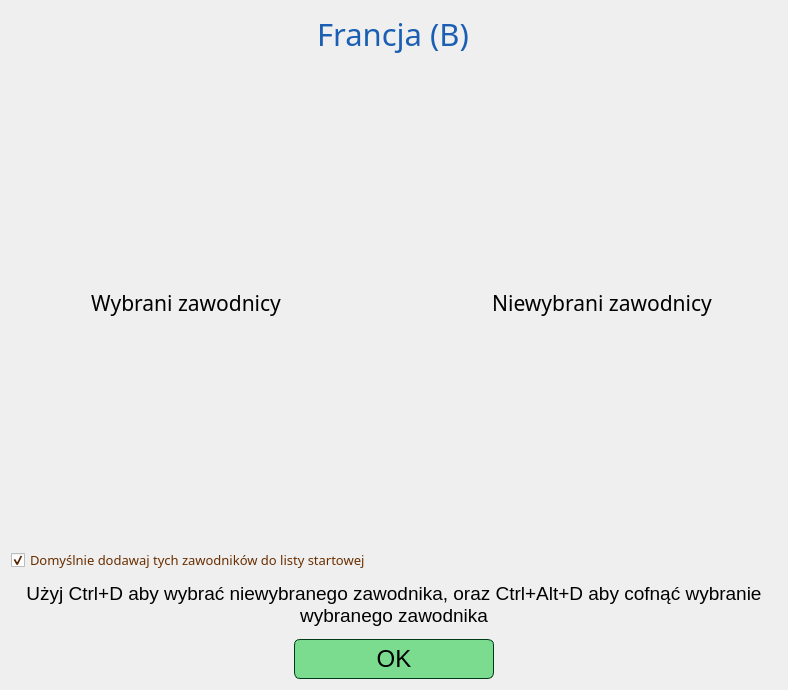
<?xml version="1.0" encoding="UTF-8"?>
<ui version="4.0">
 <class>JumpersListEditorWindow</class>
 <widget class="QDialog" name="JumpersListEditorWindow">
  <property name="geometry">
   <rect>
    <x>0</x>
    <y>0</y>
    <width>788</width>
    <height>690</height>
   </rect>
  </property>
  <property name="windowTitle">
   <string>Edytor listy zawodników</string>
  </property>
  <layout class="QVBoxLayout" name="verticalLayout_3">
   <item>
    <layout class="QHBoxLayout" name="horizontalLayout">
     <item>
      <widget class="QLineEdit" name="lineEdit">
       <property name="font">
        <font>
         <family>Quicksand Medium</family>
         <pointsize>23</pointsize>
        </font>
       </property>
       <property name="styleSheet">
        <string notr="true">QLineEdit{
color: rgb(26, 95, 180);
background: transparent;
border: none;
}</string>
       </property>
       <property name="text">
        <string>Francja (B)</string>
       </property>
       <property name="alignment">
        <set>Qt::AlignCenter</set>
       </property>
      </widget>
     </item>
    </layout>
   </item>
   <item>
    <layout class="QHBoxLayout" name="horizontalLayout_2">
     <item>
      <layout class="QVBoxLayout" name="verticalLayout_2" stretch="0,1">
       <item>
        <widget class="QLabel" name="label">
         <property name="font">
          <font>
           <family>Quicksand Medium</family>
           <pointsize>16</pointsize>
           <bold>false</bold>
          </font>
         </property>
         <property name="text">
          <string>Wybrani zawodnicy</string>
         </property>
         <property name="alignment">
          <set>Qt::AlignCenter</set>
         </property>
        </widget>
       </item>
       <item>
        <layout class="QVBoxLayout" name="verticalLayout_selected"/>
       </item>
      </layout>
     </item>
     <item>
      <spacer name="horizontalSpacer_3">
       <property name="orientation">
        <enum>Qt::Horizontal</enum>
       </property>
       <property name="sizeType">
        <enum>QSizePolicy::Maximum</enum>
       </property>
       <property name="sizeHint" stdset="0">
        <size>
         <width>60</width>
         <height>20</height>
        </size>
       </property>
      </spacer>
     </item>
     <item>
      <layout class="QVBoxLayout" name="verticalLayout" stretch="0,1">
       <item>
        <widget class="QLabel" name="label_2">
         <property name="font">
          <font>
           <family>Quicksand Medium</family>
           <pointsize>16</pointsize>
           <bold>false</bold>
          </font>
         </property>
         <property name="text">
          <string>Niewybrani zawodnicy</string>
         </property>
         <property name="alignment">
          <set>Qt::AlignCenter</set>
         </property>
        </widget>
       </item>
       <item>
        <layout class="QVBoxLayout" name="verticalLayout_unselected"/>
       </item>
      </layout>
     </item>
    </layout>
   </item>
   <item>
    <widget class="QCheckBox" name="checkBox_default">
     <property name="font">
      <font>
       <family>Quicksand SemiBold</family>
       <pointsize>10</pointsize>
       <bold>false</bold>
      </font>
     </property>
     <property name="styleSheet">
      <string notr="true">color: rgb(105, 46, 0);</string>
     </property>
     <property name="text">
      <string>Domyślnie dodawaj tych zawodników do listy startowej</string>
     </property>
     <property name="checked">
      <bool>true</bool>
     </property>
    </widget>
   </item>
   <item>
    <widget class="QTextEdit" name="textEdit_shortcuts">
     <property name="sizePolicy">
      <sizepolicy hsizetype="Expanding" vsizetype="Maximum">
       <horstretch>0</horstretch>
       <verstretch>0</verstretch>
      </sizepolicy>
     </property>
     <property name="maximumSize">
      <size>
       <width>16777215</width>
       <height>55</height>
      </size>
     </property>
     <property name="font">
      <font>
       <pointsize>10</pointsize>
      </font>
     </property>
     <property name="styleSheet">
      <string notr="true">background: transparent; border: none; color: black;</string>
     </property>
     <property name="tabChangesFocus">
      <bool>false</bool>
     </property>
     <property name="documentTitle">
      <string/>
     </property>
     <property name="html">
      <string>&lt;!DOCTYPE HTML PUBLIC &quot;-//W3C//DTD HTML 4.0//EN&quot; &quot;http://www.w3.org/TR/REC-html40/strict.dtd&quot;&gt;
&lt;html&gt;&lt;head&gt;&lt;meta name=&quot;qrichtext&quot; content=&quot;1&quot; /&gt;&lt;meta charset=&quot;utf-8&quot; /&gt;&lt;style type=&quot;text/css&quot;&gt;
p, li { white-space: pre-wrap; }
hr { height: 1px; border-width: 0; }
li.unchecked::marker { content: &quot;\2610&quot;; }
li.checked::marker { content: &quot;\2612&quot;; }
&lt;/style&gt;&lt;/head&gt;&lt;body style=&quot; font-family:'Segoe UI'; font-size:10pt; font-weight:400; font-style:normal;&quot;&gt;
&lt;p align=&quot;center&quot; style=&quot; margin-top:0px; margin-bottom:0px; margin-left:0px; margin-right:0px; -qt-block-indent:0; text-indent:0px;&quot;&gt;&lt;span style=&quot; font-family:'Ubuntu'; font-size:14pt;&quot;&gt;Użyj Ctrl+D aby wybrać niewybranego zawodnika, oraz Ctrl+Alt+D aby cofnąć wybranie wybranego zawodnika&lt;/span&gt;&lt;/p&gt;&lt;/body&gt;&lt;/html&gt;</string>
     </property>
     <property name="textInteractionFlags">
      <set>Qt::NoTextInteraction</set>
     </property>
    </widget>
   </item>
   <item>
    <layout class="QHBoxLayout" name="horizontalLayout_OKButton_2">
     <item>
      <spacer name="horizontalSpacer_4">
       <property name="orientation">
        <enum>Qt::Horizontal</enum>
       </property>
       <property name="sizeHint" stdset="0">
        <size>
         <width>40</width>
         <height>20</height>
        </size>
       </property>
      </spacer>
     </item>
     <item>
      <widget class="QPushButton" name="pushButton_submit">
       <property name="minimumSize">
        <size>
         <width>200</width>
         <height>40</height>
        </size>
       </property>
       <property name="maximumSize">
        <size>
         <width>200</width>
         <height>40</height>
        </size>
       </property>
       <property name="font">
        <font>
         <pointsize>18</pointsize>
        </font>
       </property>
       <property name="styleSheet">
        <string notr="true">QPushButton{
border: 1px solid rgb(0, 59, 23);
border-radius: 6px;
color: rgb(0, 0, 0);
background-color: rgb(123, 220, 144);
}
QPushButton:hover{
background-color: rgb(153, 253, 174);
}</string>
       </property>
       <property name="text">
        <string>OK</string>
       </property>
      </widget>
     </item>
     <item>
      <spacer name="horizontalSpacer_5">
       <property name="orientation">
        <enum>Qt::Horizontal</enum>
       </property>
       <property name="sizeHint" stdset="0">
        <size>
         <width>40</width>
         <height>20</height>
        </size>
       </property>
      </spacer>
     </item>
    </layout>
   </item>
  </layout>
 </widget>
 <resources/>
 <connections/>
</ui>
